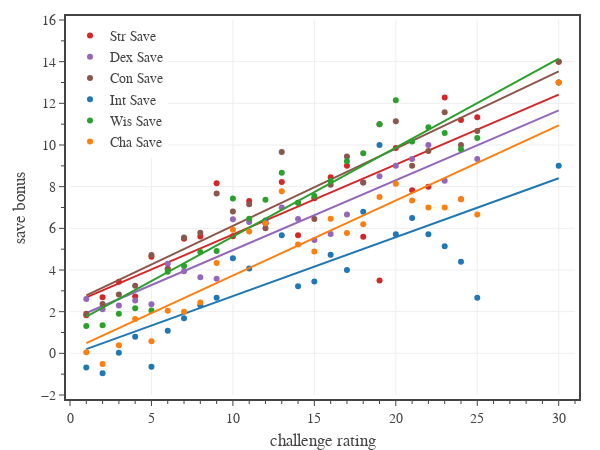

Notebook code cell kept with this figure:
### Code cell
# Fig. 8: save bonus vs challenge rating
columns = ['Str Save','Dex Save','Con Save','Int Save','Wis Save','Cha Save']
colors = ['#d62728','#9467bd','#8c564b','#1f77b4','#2ca02c','#ff7f0e']
groups = [
    {
        'name': 'MM 2024',
        'Book': 'MM (2024)',
        'Legendary': ['N','L','LL'],
        'color': COLORS[1],
        'line_color': COLORS[1],
        'symbol': 'circle',
    },
]

# create figure
fig = go.Figure(
    layout=go.Layout(
        template=tfb.FIG_TEMPLATE,
        margin=dict(l=70, r=25, b=55, t=20, pad=4),
        xaxis=dict(
            title_text='challenge rating',
            range=[0,31],
            tick0=0, dtick=5,
            minor=dict(tick0=0, dtick=1),
        ),
        yaxis=dict(
            title_text='save bonus',
            range=[-2,16],
            tick0=0, dtick=2,
            minor=dict(tick0=0, dtick=1),
            tickformat='.0f',
        ),
        legend=dict(
            xanchor='left', yanchor='top',
            x=0.00, y=1.00,
            orientation='v',
            tracegroupgap=0,
        )
    )
)

# plot monster data
for group in groups:
    name = group['name']
    book = group['Book']
    legendary = group['Legendary']
    

    df1 = df0[df0['Book'].isin([book]) & df0['Legendary'].isin(legendary)]
    dfG = df1[['CR','SB','adj SB',*columns]].groupby(['CR']).mean().reset_index()

    for column, color in zip(columns, colors):
        tfb.plot_data_and_fit(
            fig, 
            x=dfG['CR'], 
            y=dfG[column] + dfG['adj SB'] - dfG['SB'],
            name=column,
            legendgroup=column,
            line=dict(color=color),
            print_coefficients=False,
            hovertemplate = f'<b>{name}</b><br>'
                + 'CR %{x:.0f}<br>'
                + column + ' %{y:.1f}'
                + '<extra></extra>'
        )

# show figure
fig.update_layout(width=600, height=450)
fig.show(config=tfb.FIG_CONFIG)

# save figures
if SAVEFIGS:
    fig.update_layout(autosize=True, width=None, height=None)
    tfb.save_fig_html(fig, format='large', name=f'./fig-all-sb-vs-cr-large', marker_size=6)
    tfb.save_fig_html(fig, format='small', name=f'./fig-all-sb-vs-cr-small', marker_size=4)

### Figure 1 — Plotly figure (JSON) as saved in the notebook; plotly's stock layout.template omitted (floating-point values rounded to 4 significant figures)
{"data": [{"hovertemplate": "<b>MM 2024</b><br>CR %{x:.0f}<br>Str Save %{y:.1f}<extra></extra>", "legendgroup": "Str Save", "line": {"color": "#d62728"}, "mode": "markers", "name": "Str Save", "type": "scatter", "x": [1, 2, 3, 4, 5, 6, 7, 8, 9, 10, 11, 12, 13, 14, 15, 16, 17, 18, 19, 20, 21, 22, 23, 24, 25, 30], "y": [1.829, 2.686, 3.439, 2.722, 4.639, 4.043, 5.5, 5.609, 8.167, 5.625, 7.308, 6.25, 8.222, 5.667, 7.444, 8.455, 9, 5.6, 3.5, 9.857, 7.833, 8, 12.29, 11.2, 11.33, 14]}, {"hoverinfo": "skip", "hovertemplate": "<b>MM 2024</b><br>CR %{x:.0f}<br>Str Save %{y:.1f}<extra></extra>", "legendgroup": "Str Save", "line": {"color": "#d62728", "dash": "solid"}, "mode": "lines", "name": "Str Save", "showlegend": false, "type": "scatter", "x": [1, 2, 3, 4, 5, 6, 7, 8, 9, 10, 11, 12, 13, 14, 15, 16, 17, 18, 19, 20, 21, 22, 23, 24, 25, 30], "y": [2.685, 3.02, 3.356, 3.691, 4.027, 4.363, 4.698, 5.034, 5.369, 5.705, 6.041, 6.376, 6.712, 7.048, 7.383, 7.719, 8.054, 8.39, 8.726, 9.061, 9.397, 9.732, 10.07, 10.4, 10.74, 12.42]}, {"hovertemplate": "<b>MM 2024</b><br>CR %{x:.0f}<br>Dex Save %{y:.1f}<extra></extra>", "legendgroup": "Dex Save", "line": {"color": "#9467bd"}, "mode": "markers", "name": "Dex Save", "type": "scatter", "x": [1, 2, 3, 4, 5, 6, 7, 8, 9, 10, 11, 12, 13, 14, 15, 16, 17, 18, 19, 20, 21, 22, 23, 24, 25, 30], "y": [2.61, 2.11, 2.293, 2.537, 2.361, 4.304, 3.938, 3.652, 3.583, 6.438, 6.308, 6.25, 7, 6.444, 5.444, 5.727, 6.667, 8.2, 8.5, 9, 9.333, 10, 8.286, 7.4, 9.333, 13]}, {"hoverinfo": "skip", "hovertemplate": "<b>MM 2024</b><br>CR %{x:.0f}<br>Dex Save %{y:.1f}<extra></extra>", "legendgroup": "Dex Save", "line": {"color": "#9467bd", "dash": "solid"}, "mode": "lines", "name": "Dex Save", "showlegend": false, "type": "scatter", "x": [1, 2, 3, 4, 5, 6, 7, 8, 9, 10, 11, 12, 13, 14, 15, 16, 17, 18, 19, 20, 21, 22, 23, 24, 25, 30], "y": [1.937, 2.272, 2.608, 2.943, 3.278, 3.614, 3.949, 4.285, 4.62, 4.956, 5.291, 5.627, 5.962, 6.298, 6.633, 6.969, 7.304, 7.639, 7.975, 8.31, 8.646, 8.981, 9.317, 9.652, 9.988, 11.66]}, {"hovertemplate": "<b>MM 2024</b><br>CR %{x:.0f}<br>Con Save %{y:.1f}<extra></extra>", "legendgroup": "Con Save", "line": {"color": "#8c564b"}, "mode": "markers", "name": "Con Save", "type": "scatter", "x": [1, 2, 3, 4, 5, 6, 7, 8, 9, 10, 11, 12, 13, 14, 15, 16, 17, 18, 19, 20, 21, 22, 23, 24, 25, 30], "y": [1.902, 2.364, 2.829, 3.241, 4.722, 4.043, 5.562, 5.783, 7.667, 6.812, 7.154, 6, 9.667, 7.222, 6.444, 8.091, 9.444, 8.2, 11.0, 11.14, 9, 9.714, 11.57, 10, 10.67, 14]}, {"hoverinfo": "skip", "hovertemplate": "<b>MM 2024</b><br>CR %{x:.0f}<br>Con Save %{y:.1f}<extra></extra>", "legendgroup": "Con Save", "line": {"color": "#8c564b", "dash": "solid"}, "mode": "lines", "name": "Con Save", "showlegend": false, "type": "scatter", "x": [1, 2, 3, 4, 5, 6, 7, 8, 9, 10, 11, 12, 13, 14, 15, 16, 17, 18, 19, 20, 21, 22, 23, 24, 25, 30], "y": [2.778, 3.149, 3.52, 3.89, 4.261, 4.632, 5.003, 5.374, 5.745, 6.116, 6.487, 6.858, 7.228, 7.599, 7.97, 8.341, 8.712, 9.083, 9.454, 9.825, 10.2, 10.57, 10.94, 11.31, 11.68, 13.53]}, {"hovertemplate": "<b>MM 2024</b><br>CR %{x:.0f}<br>Int Save %{y:.1f}<extra></extra>", "legendgroup": "Int Save", "line": {"color": "#1f77b4"}, "mode": "markers", "name": "Int Save", "type": "scatter", "x": [1, 2, 3, 4, 5, 6, 7, 8, 9, 10, 11, 12, 13, 14, 15, 16, 17, 18, 19, 20, 21, 22, 23, 24, 25, 30], "y": [-0.6829, -0.9576, 0.02439, 0.7963, -0.6389, 1.087, 1.688, 2.304, 2.667, 4.562, 4.077, 6.375, 5.667, 3.222, 3.444, 4.727, 4, 6.8, 10.0, 5.714, 6.5, 5.714, 5.143, 4.4, 2.667, 9]}, {"hoverinfo": "skip", "hovertemplate": "<b>MM 2024</b><br>CR %{x:.0f}<br>Int Save %{y:.1f}<extra></extra>", "legendgroup": "Int Save", "line": {"color": "#1f77b4", "dash": "solid"}, "mode": "lines", "name": "Int Save", "showlegend": false, "type": "scatter", "x": [1, 2, 3, 4, 5, 6, 7, 8, 9, 10, 11, 12, 13, 14, 15, 16, 17, 18, 19, 20, 21, 22, 23, 24, 25, 30], "y": [0.1995, 0.4825, 0.7655, 1.049, 1.332, 1.615, 1.898, 2.181, 2.464, 2.747, 3.03, 3.313, 3.596, 3.879, 4.162, 4.445, 4.728, 5.011, 5.294, 5.577, 5.86, 6.143, 6.426, 6.709, 6.992, 8.407]}, {"hovertemplate": "<b>MM 2024</b><br>CR %{x:.0f}<br>Wis Save %{y:.1f}<extra></extra>", "legendgroup": "Wis Save", "line": {"color": "#2ca02c"}, "mode": "markers", "name": "Wis Save", "type": "scatter", "x": [1, 2, 3, 4, 5, 6, 7, 8, 9, 10, 11, 12, 13, 14, 15, 16, 17, 18, 19, 20, 21, 22, 23, 24, 25, 30], "y": [1.317, 1.347, 1.902, 2.167, 2.056, 3.913, 4.188, 4.87, 4.917, 7.438, 6.462, 7.375, 8.667, 7.222, 7.556, 8.273, 9.222, 9.6, 11.0, 12.14, 10.17, 10.86, 10.57, 9.8, 10.33, 13]}, {"hoverinfo": "skip", "hovertemplate": "<b>MM 2024</b><br>CR %{x:.0f}<br>Wis Save %{y:.1f}<extra></extra>", "legendgroup": "Wis Save", "line": {"color": "#2ca02c", "dash": "solid"}, "mode": "lines", "name": "Wis Save", "showlegend": false, "type": "scatter", "x": [1, 2, 3, 4, 5, 6, 7, 8, 9, 10, 11, 12, 13, 14, 15, 16, 17, 18, 19, 20, 21, 22, 23, 24, 25, 30], "y": [1.762, 2.19, 2.617, 3.044, 3.471, 3.898, 4.325, 4.753, 5.18, 5.607, 6.034, 6.461, 6.888, 7.316, 7.743, 8.17, 8.597, 9.024, 9.451, 9.879, 10.31, 10.73, 11.16, 11.59, 12.01, 14.15]}, {"hovertemplate": "<b>MM 2024</b><br>CR %{x:.0f}<br>Cha Save %{y:.1f}<extra></extra>", "legendgroup": "Cha Save", "line": {"color": "#ff7f0e"}, "mode": "markers", "name": "Cha Save", "type": "scatter", "x": [1, 2, 3, 4, 5, 6, 7, 8, 9, 10, 11, 12, 13, 14, 15, 16, 17, 18, 19, 20, 21, 22, 23, 24, 25, 30], "y": [0.04878, -0.5169, 0.3902, 1.648, 0.5833, 2.043, 2.0, 2.435, 4.333, 5.938, 5.846, 6.25, 7.778, 5.222, 4.889, 6.455, 5.778, 6.2, 7.5, 8.143, 7.333, 7.0, 7, 7.4, 6.667, 13]}, {"hoverinfo": "skip", "hovertemplate": "<b>MM 2024</b><br>CR %{x:.0f}<br>Cha Save %{y:.1f}<extra></extra>", "legendgroup": "Cha Save", "line": {"color": "#ff7f0e", "dash": "solid"}, "mode": "lines", "name": "Cha Save", "showlegend": false, "type": "scatter", "x": [1, 2, 3, 4, 5, 6, 7, 8, 9, 10, 11, 12, 13, 14, 15, 16, 17, 18, 19, 20, 21, 22, 23, 24, 25, 30], "y": [0.4911, 0.8515, 1.212, 1.572, 1.933, 2.293, 2.654, 3.014, 3.375, 3.735, 4.096, 4.456, 4.817, 5.177, 5.538, 5.898, 6.259, 6.619, 6.98, 7.34, 7.7, 8.061, 8.421, 8.782, 9.142, 10.94]}], "layout": {"height": 450, "legend": {"orientation": "v", "tracegroupgap": 0, "x": 0, "xanchor": "left", "y": 1, "yanchor": "top"}, "margin": {"b": 55, "l": 70, "pad": 4, "r": 25, "t": 20}, "width": 600, "xaxis": {"dtick": 5, "minor": {"dtick": 1, "tick0": 0}, "range": [0, 31], "tick0": 0, "title": {"text": "challenge rating"}}, "yaxis": {"dtick": 2, "minor": {"dtick": 1, "tick0": 0}, "range": [-2, 16], "tick0": 0, "tickformat": ".0f", "title": {"text": "save bonus"}}}}
